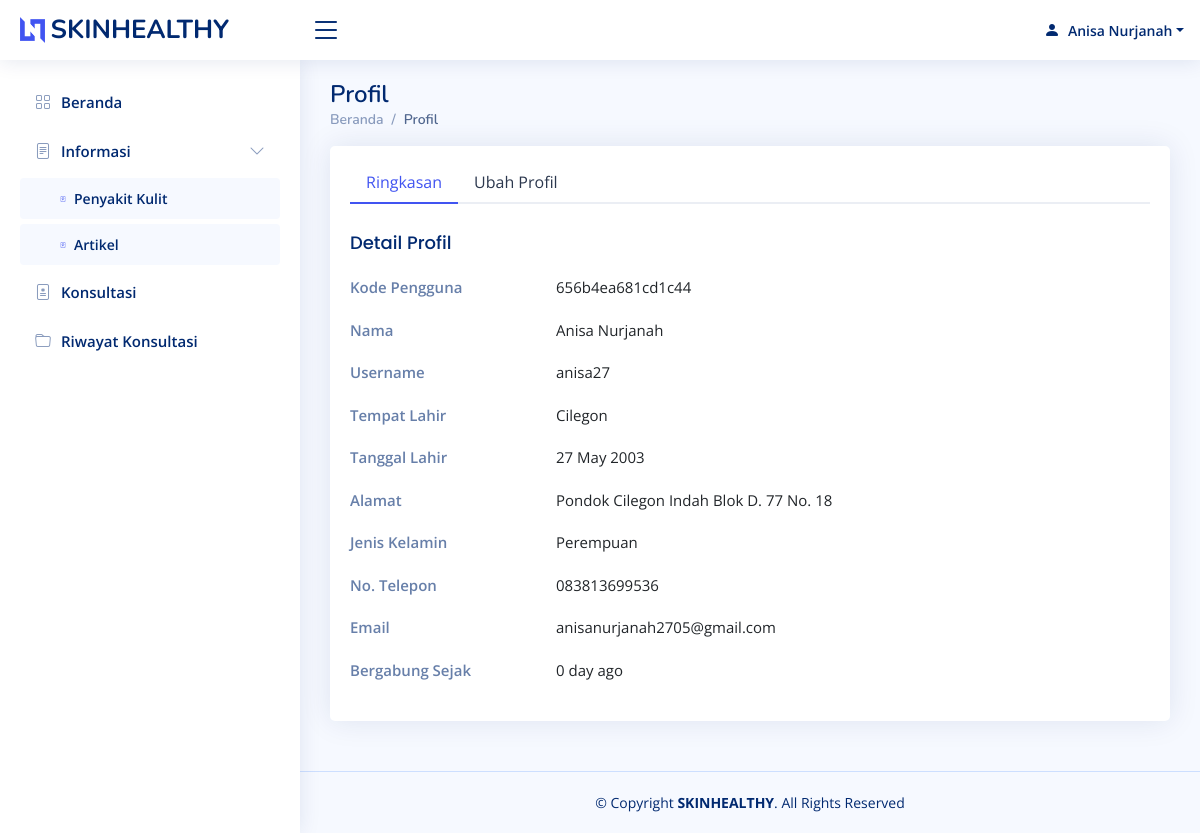
Page /component/user/data-user.php?kd_pengguna=656b4ea681cd1c44 (signed in) on the committed database.
### tables this page shows
CREATE TABLE `pengguna` (
  `kd_pengguna` varchar(16) NOT NULL,
  `nama` varchar(64) NOT NULL,
  `tempat_lahir` varchar(32) NOT NULL,
  `tanggal_lahir` date NOT NULL,
  `alamat` varchar(128) NOT NULL,
  `jenis_kelamin` varchar(16) NOT NULL,
  `no_telepon` varchar(16) NOT NULL,
  `email` varchar(64) NOT NULL,
  `bergabung_sejak` varchar(32) NOT NULL,
  `username` varchar(16) NOT NULL,
  `password` varchar(8) NOT NULL,
  `level` varchar(16) NOT NULL
);

### component/user/data-user.php (the view, shortened to what this page needs)
<?php
require '../functions.php';
?>
<!DOCTYPE html>
<html lang="en">
<head>
  <link href="../../assets/user/vendor/bootstrap/css/bootstrap.min.css" rel="stylesheet">
  <link href="../../assets/user/vendor/bootstrap-icons/bootstrap-icons.css" rel="stylesheet">
  <link href="../../assets/user/css/style.css" rel="stylesheet">
</head>
<body>
  <?php include 'template/navbar.php'; ?>
  <?php include 'template/sidebar.php'; ?>
  <main id="main" class="main">
    <div class="pagetitle">
      <h1>Profil</h1>
      <nav>
        <ol class="breadcrumb">
          <li class="breadcrumb-item"><a href="../../index.php">Beranda</a></li>
          <li class="breadcrumb-item active">Profil</li>
        </ol>
      </nav>
    </div>
    <section class="section profile">
      <div class="row">
        <div class="col-xl-12">
          <div class="card">
            <div class="card-body pt-3">
              <ul class="nav nav-tabs nav-tabs-bordered">
                <li class="nav-item">
                  <button class="nav-link active" data-bs-toggle="tab" data-bs-target="#profile-overview">Ringkasan</button>
                </li>
                <li class="nav-item">
                  <button class="nav-link" data-bs-toggle="tab" data-bs-target="#profile-edit">Ubah Profil</button>
                </li>
              </ul>
              <div class="tab-content pt-2">
                <div class="tab-pane fade show active profile-overview" id="profile-overview">
                  <h5 class="card-title">Detail Profil</h5>
                  <div class="row">
                    <div class="col-lg-3 col-md-4 label ">Kode Pengguna</div>
                    <div class="col-lg-9 col-md-8"><?= $row["kd_pengguna"]; ?></div>
                  </div>
                  <div class="row">
                    <div class="col-lg-3 col-md-4 label">Nama</div>
                    <div class="col-lg-9 col-md-8"><?= $row["nama"]; ?></div>
                  </div>
                  <div class="row">
                    <div class="col-lg-3 col-md-4 label">Username</div>
                    <div class="col-lg-9 col-md-8"><?= $row["username"]; ?></div>
                  </div>
                  <div class="row">
                    <div class="col-lg-3 col-md-4 label">Tempat Lahir</div>
                    <div class="col-lg-9 col-md-8"><?= $row["tempat_lahir"]; ?></div>
                  </div>
                  <div class="row">
                    <div class="col-lg-3 col-md-4 label">Tanggal Lahir</div>
                    <div class="col-lg-9 col-md-8"><?= date('j F Y', strtotime($row["tanggal_lahir"])); ?></div>
                  </div>
                  <div class="row">
                    <div class="col-lg-3 col-md-4 label">Alamat</div>
                    <div class="col-lg-9 col-md-8"><?= $row["alamat"]; ?></div>
                  </div>
                  <div class="row">
                    <div class="col-lg-3 col-md-4 label">Jenis Kelamin</div>
                    <div class="col-lg-9 col-md-8"><?= $row["jenis_kelamin"]; ?></div>
                  </div>
                  <div class="row">
                    <div class="col-lg-3 col-md-4 label">No. Telepon</div>
                    <div class="col-lg-9 col-md-8"><?= $row["no_telepon"]; ?></div>
                  </div>
                  <div class="row">
                    <div class="col-lg-3 col-md-4 label">Email</div>
                    <div class="col-lg-9 col-md-8"><?= $row["email"]; ?></div>
                  </div>
                  <div class="row">
                    <div class="col-lg-3 col-md-4 label">Bergabung Sejak</div>
                    <div class="col-lg-9 col-md-8"><?= $row["bergabung_sejak"]; ?></div>
                  </div>
                </div>
              </div>
            </div>
          </div>
        </div>
      </div>
    </section>
  </main>
  <?php include 'template/footer.php'; ?>
</body>
</html>

### component/user/template/navbar.php (shortened to what this page needs)
<header id="header" class="header fixed-top d-flex align-items-center">
  <div class="d-flex align-items-center justify-content-between">
    <a href="index.html" class="logo d-flex align-items-center">
      <img src="../../assets/user/img/logo.png" alt="logo">
      <span class="d-none d-lg-block">SKINHEALTHY</span>
    </a>
    <i class="bi bi-list toggle-sidebar-btn"></i>
  </div>
  <nav class="header-nav ms-auto">
    <ul class="d-flex align-items-center">
      <li class="nav-item dropdown pe-3">
        <?php
        if (isset($_COOKIE['kd_pengguna'])) {
          $kd_pengguna = $_COOKIE['kd_pengguna'];
          $result = mysqli_query($conn, "SELECT nama FROM pengguna WHERE kd_pengguna = '$kd_pengguna'");
          $row = mysqli_fetch_assoc($result);
          echo "<a class=\"nav-link nav-profile d-flex align-items-center pe-0\" href=\"#\" data-bs-toggle=\"dropdown\">
                      <i class=\"bi bi-person-fill rounded-circle\"></i>
                      <span class=\"d-none d-md-block dropdown-toggle ps-2\">" . $row["nama"] . "</span>
                    </a>";
        } else {
          echo "<a class=\"nav-link nav-profile d-flex align-items-center pe-0\" href=\"../login/login.php\">
                      <i class=\"bi bi-power\"></i>
                      <span class=\"d-none d-md-block ps-2\">Sign In</span>
                    </a>";
        }
        ?>
      </li>
    </ul>
  </nav>
</header>

### assets/user/css/style.css (style rules this page uses)
:root { scroll-behavior: smooth; }
body { font-family: "Open Sans", sans-serif; background: #f6f9ff; color: #444444; }
a { color: #4154f1; text-decoration: none; }
h1, h2, h3, h4, h5, h6 { font-family: "Nunito", sans-serif; }
#main { margin-top: 60px; padding: 20px 30px; transition: all 0.3s; }
.pagetitle { margin-bottom: 10px; }
.pagetitle h1 { font-size: 24px; margin-bottom: 0; font-weight: 600; color: #012970; }
.card { margin-bottom: 30px; border: none; border-radius: 5px; box-shadow: 0px 0 30px rgba(1, 41, 112, 0.1); }
.card-title { padding: 20px 0 15px 0; font-size: 18px; font-weight: 500; color: #012970; font-family: "Poppins", sans-serif; }
.card-body { padding: 0 20px 20px 20px; }
.breadcrumb { font-size: 14px; font-family: "Nunito", sans-serif; color: #899bbd; font-weight: 600; }
.breadcrumb a { color: #899bbd; transition: 0.3s; }
.breadcrumb .breadcrumb-item::before { color: #899bbd; }
.breadcrumb .active { color: #51678f; font-weight: 600; }
.nav-tabs-bordered { border-bottom: 2px solid #ebeef4; }
.nav-tabs-bordered .nav-link { margin-bottom: -2px; border: none; color: #2c384e; }
.nav-tabs-bordered .nav-link.active { background-color: #fff; color: #4154f1; border-bottom: 2px solid #4154f1; }
.logo { line-height: 1; }
@media (min-width: 1200px) { .logo { width: 280px; } }
.logo img { max-height: 26px; margin-right: 6px; }
.logo span { font-size: 26px; font-weight: 700; color: #012970; font-family: "Nunito", sans-serif; }
.header { transition: all 0.5s; z-index: 997; height: 60px; box-shadow: 0px 2px 20px rgba(1, 41, 112, 0.1); background-color: #fff; padding-left: 20px; }
.header .toggle-sidebar-btn { font-size: 32px; padding-left: 10px; cursor: pointer; color: #012970; }
.header-nav ul { list-style: none; }
.header-nav>ul { margin: 0; padding: 0; }
.header-nav .nav-profile { color: #012970; }
.header-nav .nav-profile span { font-size: 14px; font-weight: 600; }
@media (min-width: 1200px) { #main, #footer { margin-left: 300px; } }
.profile .profile-overview .row { margin-bottom: 20px; font-size: 15px; }
.profile .profile-overview .card-title { color: #012970; }
.profile .profile-overview .label { font-weight: 600; color: rgba(1, 41, 112, 0.6); }

### rows in the picture
pengguna: nama "Anisa Nurjanah", kd_pengguna "656b4ea681cd1c44", username "anisa27", tempat_lahir "Cilegon", tanggal_lahir "27 May 2003", alamat "Pondok Cilegon Indah Blok D. 77 No. 18", jenis_kelamin "Perempuan", no_telepon "083813699536", email "anisanurjanah2705@gmail.com", bergabung_sejak "0 day ago"

### other values in the picture
$menu['label'] "Informasi"
$submenu['label'] "Penyakit Kulit"
$submenu['label'] "Artikel"
$menu['label'] "Konsultasi"
$menu['label'] "Riwayat Konsultasi"
